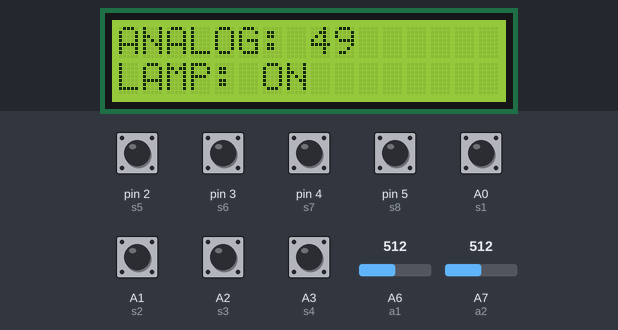
The sketch below on a simulated Arduino Nano, built with avr-gcc and run on an emulated ATmega328P. On the bench: 16×2 character LCD. Inputs (shaded band) come from the test bench; at power-on: A0 (s1), A1 (s2), A2 (s3), A3 (s4), pin 2 (s5), pin 3 (s6), pin 4 (s7), pin 5 (s8) HIGH, A6 (a1) = 512, A7 (a2) = 512. What the sketch prints to the serial monitor is not drawn.

Above: at 1.2 s.
1.3 s: A6 (a1) set to 323
At 2.4 s:
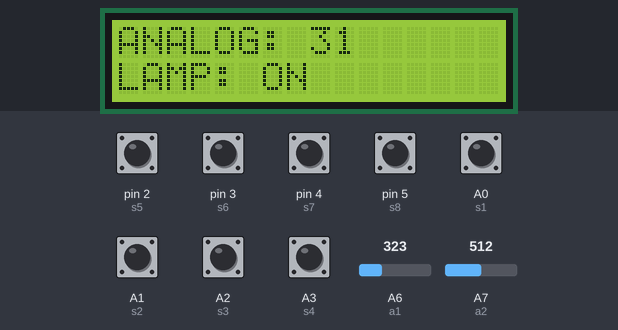
2.8 s: A6 (a1) set to 294
At 3.5 s:
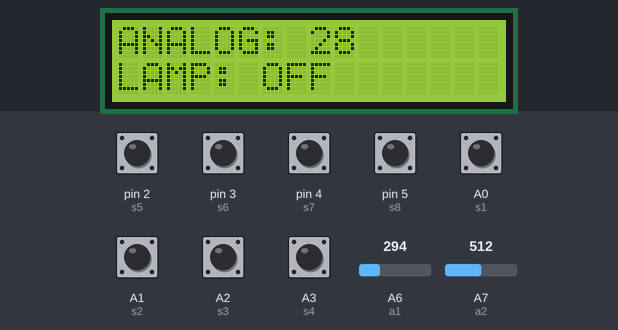
4.3 s: A6 (a1) set to 306
5.8 s: A6 (a1) set to 511
At 6.8 s:
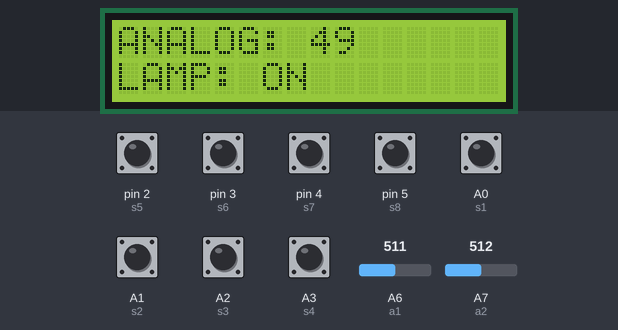
Timing chart, 0 to 8.3 s (numbered marks = the images above; inputs shaded):
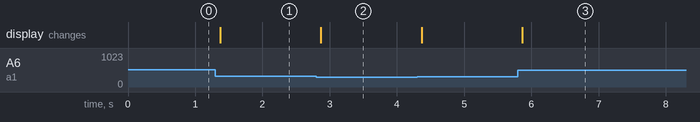

The sketch:

I2C_LCD.ino
```cpp
#include <Wire.h>
#include <LiquidCrystal_I2C.h>

LiquidCrystal_I2C lcd(0x27,16,2);  // set the LCD address to 0x27 for a 16 chars and 2 line display


//Digital Input Declaration
const int s1 = A0;
const int s2 = A1;
const int s3 = A2;
const int s4 = A3;
const int s5 = 2;
const int s6 = 3;
const int s7 = 4;
const int s8 = 5;

//Digital Output Declaration
const int r1 = 13;
const int r2 = 12;
const int r3 = 11;
const int r4 = 6;
const int r5 = 7;
const int r6 = 8;
const int r7 = 9;
const int r8 = 10;

//Analog Input Declaration
const int a1 = A6;
const int a2 = A7;

int A_1;
int A_2;

//Inputs Boolean variable declaration
bool S1;
bool S2;
bool S3;
bool S4;
bool S5;
bool S6;
bool S7;
bool S8;

//Outputs Boolean variable declaration
bool R1;
bool R2;
bool R3;
bool R4;
bool R5;
bool R6;
bool R7;
bool R8;

int I1;

void setup() {
  IO(); // call the inputs and output pin configuration

  lcd.init();                      // initialize the lcd
  lcd.backlight();

  lcd.setCursor(0,0);              //display "ANALOG: " at column 0, row 0 of the LCD
  lcd.print("ANALOG: ");
  lcd.setCursor(0,1);              //display "LAMP: " at column 0, row 1 of the LCD
  lcd.print("LAMP: ");

  // initialize serial communication at 9600 bits per second:
  Serial.begin(9600);
}

void loop() {

  input();

    I1 = map(A_1, 0, 1023, 0, 99);
    lcd.setCursor(8,0);              //display the value of I1 at column 8, row 0 of the LCD
    lcd.print(I1);

    if (I1 >= 30 && I1 <= 80) {
      R1 = 1;
      lcd.setCursor(6,1);              //display ON at column 6, row 1 of the LCD
      lcd.print("ON ");
    } else {
      R1 = 0;
      lcd.setCursor(6,1);              //display ON at column 6, row 1 of the LCD
      lcd.print("OFF");
    }

    Serial.println(I1);
    Serial.println(R1);
    delay(100);

  output();

}

//read input state
void input() {
S1 = !digitalRead(s1);
S2 = !digitalRead(s2);
S3 = !digitalRead(s3);
S4 = !digitalRead(s4);
S5 = !digitalRead(s5);
S6 = !digitalRead(s6);
S7 = !digitalRead(s7);
S8 = !digitalRead(s8);

A_1 = analogRead(a1);
A_2 = analogRead(a2);
}

//Update output pin status
void output() {
  digitalWrite(r1, R1);
  digitalWrite(r2, R2);
  digitalWrite(r3, R3);
  digitalWrite(r4, R4);
  digitalWrite(r5, R5);
  digitalWrite(r6, R6);
  digitalWrite(r7, R7);
  digitalWrite(r8, R8);
}

//configure input and output pins
void IO() {
//set pins to inputs
  pinMode(s1, INPUT);
  pinMode(s2, INPUT);
  pinMode(s3, INPUT);
  pinMode(s4, INPUT);
  pinMode(s5, INPUT);
  pinMode(s6, INPUT);
  pinMode(s7, INPUT);
  pinMode(s8, INPUT);

//set pins to outputs
  pinMode(r1, OUTPUT);
  pinMode(r2, OUTPUT);
  pinMode(r3, OUTPUT);
  pinMode(r4, OUTPUT);
  pinMode(r5, OUTPUT);
  pinMode(r6, OUTPUT);
  pinMode(r7, OUTPUT);
  pinMode(r8, OUTPUT);

//Initialized the output pins to zero
  digitalWrite(r1, false);
  digitalWrite(r2, false);
  digitalWrite(r3, false);
  digitalWrite(r4, false);
  digitalWrite(r5, false);
  digitalWrite(r6, false);
  digitalWrite(r7, false);
  digitalWrite(r8, false);

}
```

Measured:
- the behaviour switches between 310 and 309 on A6 (a1) (found by bisection; images 1 and 2)
- after the input at 1.3 s, the display: changes after 0.07 s (image 1)
- after the input at 2.8 s, the display: changes after 0.07 s (image 2)
- after the input at 5.8 s, the display: changes after 0.06 s (image 3)
